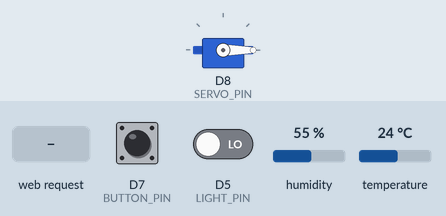
Simulated run of this sketch. Board: ESP8266 (NodeMCU). On the bench: servo. Inputs (shaded band) come from the test bench; at power-on: D7 (BUTTON_PIN) HIGH, D5 (LIGHT_PIN) LOW, humidity 55 %, temperature 24 °C. WiFi joins after 1.5 s; servers stay silent unless stated; uploads are accepted with an empty reply; what the sketch prints to the serial monitor is not drawn.

Above: at 2.7 s.
2.8 s: D7 (BUTTON_PIN) pulled LOW for 0.15 s
At 3.2 s:
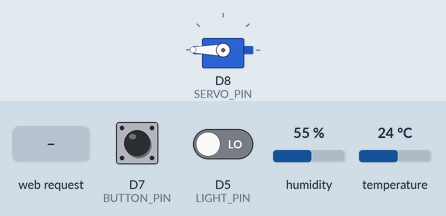
4.4 s: D7 (BUTTON_PIN) pulled LOW for 1 s
At 5.6 s:
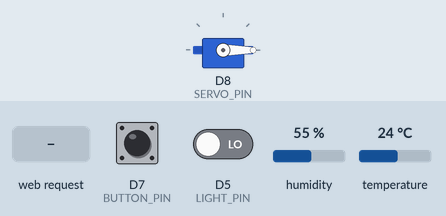
19.4 s: HTTP request GET /open received
At 20.6 s:
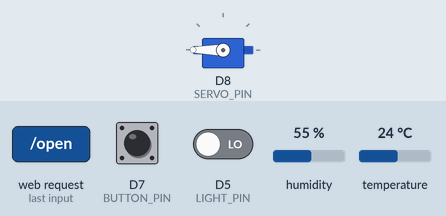
21.5 s: HTTP request GET /close received
At 22.2 s:
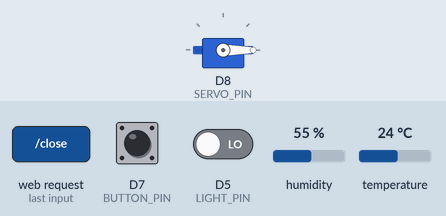
Timing chart, 0 to 24.0 s (numbered marks = the images above; inputs shaded):
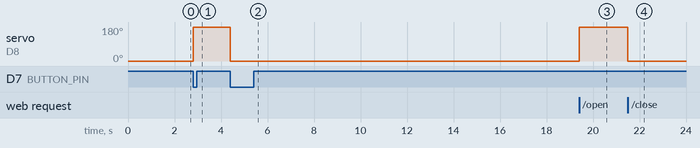

Measured:
- after the input at 2.8 s, servo on D8 (SERVO_PIN): 0° → 180° at once
- after the input at 4.4 s, servo on D8 (SERVO_PIN): 180° → 0° at once
- after the input at 19.4 s, servo on D8 (SERVO_PIN): 0° → 180° at once
- after the input at 21.5 s, servo on D8 (SERVO_PIN): 180° → 0° at once

The sketch:

AutoClothesDrying.ino
```cpp
#include <ArduinoJson.h>
#include <DHT.h>
#include <ESP8266HTTPClient.h>
#include <ESP8266WebServer.h>
#include <ESP8266WiFi.h>
#include <ESP8266mDNS.h>
#include <Servo.h>
#include <WiFiClientSecure.h>

// --- WIFI CONFIGURATION ---
const char* ssid = "YOUR_WIFI_SSID";
const char* password = "YOUR_WIFI_PASSWORD";
const char* Gemini_Token = "YOUR_GEMINI_API_KEY";
const char* Gemini_Max_Tokens = "100";
String res = "";

// --- PIN DEFINITIONS ---
#define DHTPIN D6
#define LIGHT_PIN D5  // Optional: Light Sensor (Analog)
#define DHTTYPE DHT11
#define RAIN_PIN A0    // Rain Sensor (Analog)
#define BUTTON_PIN D7  // Manual Push Button
#define SERVO_PIN D8   // Servo Motor Control Pin

// --- OBJECT INITIALIZATION ---
DHT dht(DHTPIN, DHTTYPE);
Servo myServo;
ESP8266WebServer server(80);
int servoPos = 0;  // Current servo position (0: Indoor, 180: Outdoor)

// --- GLOBAL VARIABLES ---
bool isOutdoor = false;  // Rack status (false: Indoor, true: Outdoor)
bool isRaining = false;
float temp, hum;
int rainVal;
int lightVal;
unsigned long lastUpdate = 0;
bool isButtonPressed = false;  // Flag to check if button is pressed

// --- CONTROL FUNCTIONS ---
void moveLaundry(bool outdoor) {
  if (outdoor) {
    myServo.write(180);  // Rotate to outdoor position
    isOutdoor = true;
    Serial.println("Action: Moving OUTDOOR");
  } else {
    myServo.write(0);  // Rotate to indoor position
    isOutdoor = false;
    Serial.println("Action: Moving INDOOR");
  }
}

// --- WEB INTERFACE (HTML) ---
void handleRoot() {
  String html = R"raw(
<!DOCTYPE html>
<html lang="en">
<head>
    <meta name="viewport" content="width=device-width, initial-scale=1">
    <title>Smart Laundry</title>
    <style>
        * { margin: 0; padding: 0; box-sizing: border-box; font-family: 'Segoe UI', sans-serif; }
        body { background: radial-gradient(circle at top, #0b1a33, #020b1a); color: white; display: flex; justify-content: center; padding: 40px 15px; min-height: 100vh; }
        .container { width: 420px; max-width: 100%; }
        .badge { text-align: center; color: #2dd4bf; border: 1px solid rgba(255, 255, 255, 0.1); padding: 8px 18px; border-radius: 20px; display: block; width: max-content; margin: auto; font-size: 13px; letter-spacing: 1px; }
        h1 { text-align: center; margin-top: 20px; font-size: 36px; }
        .subtitle { text-align: center; color: #94a3b8; margin-bottom: 35px; }
        .cards { display: grid; grid-template-columns: repeat(3, 1fr); gap: 15px; }
        .card { padding: 20px; border-radius: 18px; text-align: center; backdrop-filter: blur(10px); border: 1px solid rgba(255, 255, 255, 0.08); }
        .temp { background: linear-gradient(135deg, #5b2c06, #1e293b); }
        .hum { background: linear-gradient(135deg, #0f2a44, #1e293b); }
        .rain { background: linear-gradient(135deg, #4b3a06, #1e293b); }
        .icon { font-size: 26px; margin-bottom: 8px; }
        .value { font-size: 18px; font-weight: 600; }
        .label { font-size: 10px; color: #94a3b8; letter-spacing: 1px; margin-top: 3px; }
        .status { margin-top: 25px; padding: 25px; border-radius: 18px; background: linear-gradient(135deg, #1f2937, #0f172a); border: 1px solid rgba(255, 255, 255, 0.08); text-align: center; }
        .status small { color: #94a3b8; letter-spacing: 1px; }
        .status h2 { margin-top: 8px; font-size: 20px; }
        .buttons { display: grid; grid-template-columns: 1fr 1fr; gap: 18px; margin-top: 25px; }
        button { padding: 20px; border-radius: 18px; font-size: 16px; border: none; cursor: pointer; color: white; font-weight: bold; transition: 0.3s; }
        button:active { transform: scale(0.95); }
        .open { background: linear-gradient(135deg, #34d399, #10b981); box-shadow: 0 0 20px rgba(16, 185, 129, 0.3); }
        .close { background: linear-gradient(135deg, #f87171, #ef4444); box-shadow: 0 0 20px rgba(239, 68, 68, 0.3); }
    </style>
</head>
<body>
    <div class="container">
        <div class="badge">LIVE MONITORING</div>
        <h1>Smart Laundry</h1>
        <p class="subtitle">Automated drying system</p>
        <div class="cards">
            <div class="card temp">
                <div class="icon">&#127777;</div>
                <div class="value"><span id="tempVal">--</span>&deg;C</div>
                <div class="label">TEMPERATURE</div>
            </div>
            <div class="card hum">
                <div class="icon">&#128167;</div>
                <div class="value"><span id="humVal">--</span>%</div>
                <div class="label">HUMIDITY</div>
            </div>
            <div class="card rain">
                <div id="rainIcon" class="icon">&#127774;</div>
                <div id="rainVal" class="value">--</div>
                <div class="label">WEATHER</div>
            </div>
        </div>

        <div class="status">
            <small>CURRENT POSITION</small>
            <h2 id="posText">--</h2>
        </div>

        <div class="buttons">
            <button class="open" onclick="controlLaundry('open')">Dry Clothes</button>
            <button class="close" onclick="controlLaundry('close')">Retract</button>
        </div>
    </div>

    <script>
        function controlLaundry(action) {
            fetch('/' + action)
                .then(response => {
                    if(response.ok) {
                        console.log("Command " + action + " sent");
                        setTimeout(updateData, 500); // Update data shortly after command
                    }
                })
                .catch(err => console.error('Command error:', err));
        }

        function updateData() {
            fetch('/data')
                .then(response => response.json())
                .then(data => {
                    document.getElementById("tempVal").innerText = data.temp;
                    document.getElementById("humVal").innerText = data.hum;
                    document.getElementById("rainVal").innerText = data.rain;
                    document.getElementById("posText").innerText = data.pos;

                    const rainIcon = document.getElementById("rainIcon");
                    if(data.rain === "Raining") {
                        rainIcon.innerHTML = "&#127783;";
                    } else {
                        rainIcon.innerHTML = "&#127774;";
                    }
                })
                .catch(err => console.error('Fetch error:', err));
        }

        updateData();
        setInterval(updateData, 2000);
    </script>
</body>
</html>
)raw";
  server.send(200, "text/html", html);
}

void IRAM_ATTR buttonHandle() {
  isButtonPressed = true;
  Serial.println("Button pressed");
}

void handleData() {
  String json = "{";
  json += "\"temp\":" + String(temp, 1) + ",";
  json += "\"hum\":" + String(hum, 1) + ",";
  json += "\"rain\":\"" + String(isRaining ? "Raining" : "Clear") + "\",";
  json += "\"pos\":\"" + String(isOutdoor ? "Outdoor - Drying" : "Indoor - Retracted") + "\"";
  json += "}";
  server.send(200, "application/json", json);
}

void setup() {
  Serial.begin(115200);
  dht.begin();
  myServo.attach(SERVO_PIN);
  myServo.write(servoPos);

  pinMode(BUTTON_PIN, INPUT_PULLUP);
  pinMode(RAIN_PIN, INPUT);
  pinMode(LIGHT_PIN, INPUT);

  attachInterrupt(BUTTON_PIN, buttonHandle, FALLING);

  // Default starting position
  moveLaundry(false);

  WiFi.mode(WIFI_STA);
  WiFi.disconnect();

  // Connect to WiFi
  WiFi.begin(ssid, password);
  Serial.print("Connecting to WiFi");
  while (WiFi.status() != WL_CONNECTED) {
    delay(500);
    Serial.print(".");
  }
  Serial.println("\nConnected! IP Address: " + WiFi.localIP().toString());

  if (MDNS.begin("auto-clothes-drying")) {
    Serial.println("mDNS started! Visit: http://auto-clothes-drying.local");
  }

  MDNS.addService("http", "tcp", 80);

  server.on("/", handleRoot);

  server.on("/data", handleData);
  server.on("/open", []() {
    moveLaundry(true);
    server.send(200, "text/plain", "OK");  // Just send "OK" instead of redirecting
  });

  server.on("/close", []() {
    moveLaundry(false);
    server.send(200, "text/plain", "OK");  // Just send "OK" instead of redirecting
  });

  server.begin();
}

void loop() {
  if (isButtonPressed) {
    handleButtonPress();
    isButtonPressed = false;
    delay(10);
  }

  server.handleClient();  // Handle web requests

  // Sensor update and Auto-logic every 20 seconds
  if (millis() - lastUpdate > 20000) {
    temp = dht.readTemperature() - 8;
    hum = dht.readHumidity();
    rainVal = analogRead(RAIN_PIN);
    lightVal = digitalRead(LIGHT_PIN);
    lastUpdate = millis();

    Serial.println("Rain Value: " + String(rainVal));
    Serial.println("Light Value: " + String(lightVal));

    // --- AUTOMATIC LOGIC ---
    // If rain detected or high humidity -> Auto retract
    if (rainVal < 900) {
      if (isOutdoor) {
        if (!isRaining) {
          if (callGemini(rainVal, temp, hum, lightVal)) {
            moveLaundry(false);
            isRaining = true;
            Serial.println("Rain detected! Gemini confirmed: Moving indoor.");
          } else {
            Serial.println("Weather looks suspicious, but Gemini says it's okay.");
          }
        }
      }
    } else {
      if (isRaining) {
        moveLaundry(true);
        isRaining = false;
        Serial.println("Weather is clear now. Moving laundry back outdoor.");
      }
    }
  }
  MDNS.update();
}

void handleButtonPress() {
  // If the button is pressed, open the medicine box and send a notification
  if (!isOutdoor) {
    moveLaundry(true);
  } else {
    moveLaundry(false);
  }
}

bool callGemini(int rainVal, float temp, float hum, int lightVal) {
  bool status = false;

  Serial.println("Gemini on duty!, with a rain sensor value of " + String(rainVal) + ", temperature of " + String(temp) + "°C, humidity of " + String(hum) + "%, and light sensor value of " + String(lightVal));

  res = "Given the current weather conditions with a rain sensor value of " + String(rainVal) + ", temperature of " + String(temp) + "°C, humidity of " + String(hum) + "%, and light sensor value of " + String(lightVal) + " should I move the laundry rack outdoor for drying? Please answer with a simple 'Yes' or 'No'.";
  //  and compare with the realtime weather data in Da Nang, Viet Nam,
  int len = res.length();
  res = res.substring(0, (len - 1));
  res = "\"" + res + "\"";

  WiFiClientSecure client;
  client.setInsecure();  // Use for testing purposes only
  HTTPClient http;

  if (http.begin(client, "https://generativelanguage.googleapis.com/v1beta/models/gemini-2.5-flash:generateContent?key=" + (String)Gemini_Token)) {  // HTTPS
    http.addHeader("Content-Type", "application/json");
    String payload = String("{\"contents\": [{\"parts\":[{\"text\":" + res + "}]}],\"generationConfig\": {\"maxOutputTokens\": " + (String)Gemini_Max_Tokens + "}}");

    int httpCode = http.POST(payload);

    if (httpCode == HTTP_CODE_OK || httpCode == HTTP_CODE_MOVED_PERMANENTLY) {
      String payload = http.getString();

      DynamicJsonDocument doc(2048);
      deserializeJson(doc, payload);
      String Answer = doc["candidates"][0]["content"]["parts"][0]["text"];

      // For Filtering out Special Characters, WhiteSpaces and NewLine Characters
      Answer.trim();
      String filteredAnswer = "";
      for (size_t i = 0; i < Answer.length(); i++) {
        char c = Answer[i];
        if (isalnum(c) || isspace(c)) {
          filteredAnswer += c;
        } else {
          filteredAnswer += ' ';
        }
      }
      Answer = filteredAnswer;

      String lowerAnswer = Answer;
      lowerAnswer.toLowerCase();

      if (lowerAnswer.indexOf("yes") >= 0) {
        status = false;
      } else if (lowerAnswer.indexOf("no") >= 0) {
        status = true;
      }

      Serial.println(Answer);
    } else {
      Serial.printf("[HTTPS] POST... failed, error: %s\n", http.errorToString(httpCode).c_str());
    }
    http.end();
  } else {
    Serial.printf("[HTTPS] Unable to connect\n");
  }
  res = "";
  return status;
}
```
